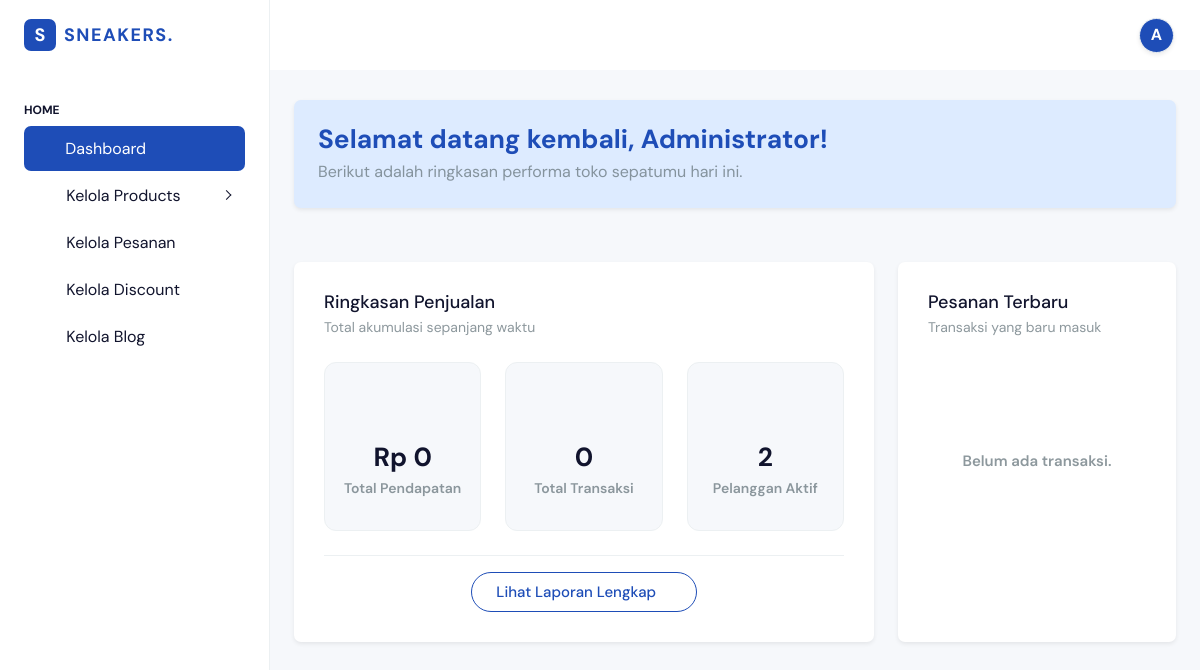
/admin/index.php (signed in), run on an earlier commit of the app's database.
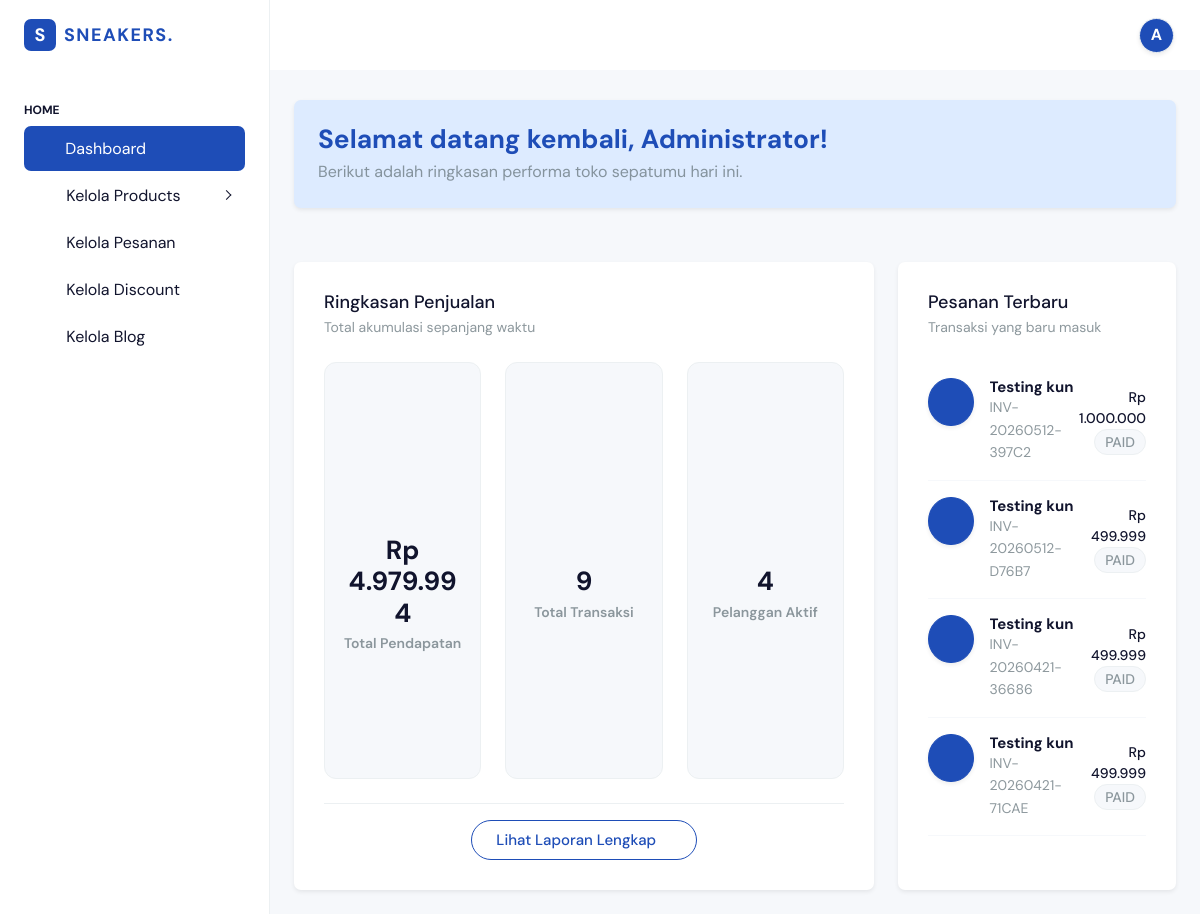
And on a later commit of the database.
### tables this page shows
CREATE TABLE `orders` (
  `id` bigint(20) UNSIGNED NOT NULL,
  `user_id` bigint(20) UNSIGNED NOT NULL,
  `voucher_id` bigint(20) UNSIGNED DEFAULT NULL,
  `invoice_number` varchar(255) NOT NULL,
  `total_price` decimal(8,2) NOT NULL,
  `discount_amount` decimal(8,2) DEFAULT NULL,
  `final_price` decimal(8,2) NOT NULL,
  `status` enum('PENDING','PAID','SHIPPED','COMPLETED') NOT NULL,
  `created_at` timestamp NULL DEFAULT NULL,
  `updated_at` timestamp NULL DEFAULT NULL,
  `snap_token` varchar(255) DEFAULT NULL
);

CREATE TABLE `users` (
  `id` bigint(20) UNSIGNED NOT NULL,
  `name` varchar(255) NOT NULL,
  `email` varchar(255) NOT NULL,
  `email_verified_at` timestamp NULL DEFAULT NULL,
  `password` varchar(255) NOT NULL,
  `role` varchar(255) NOT NULL DEFAULT 'customer',
  `remember_token` varchar(100) DEFAULT NULL,
  `created_at` timestamp NULL DEFAULT NULL,
  `updated_at` timestamp NULL DEFAULT NULL,
  `deleted_at` timestamp NULL DEFAULT NULL
);

### admin/index.php (the view, shortened to what the changed rows need)
<?php
require '../koneksi.php';
$stmt_sales = $pdo->query("SELECT SUM(final_price) FROM orders WHERE status != 'PENDING' AND status != 'CANCELLED'");
$total_sales = $stmt_sales->fetchColumn() ?: 0;
$stmt_orders = $pdo->query("SELECT COUNT(id) FROM orders WHERE status != 'CANCELLED'");
$total_orders = $stmt_orders->fetchColumn() ?: 0;
$stmt_users = $pdo->query("SELECT COUNT(id) FROM users WHERE role = 'customer'");
$total_users = $stmt_users->fetchColumn() ?: 0;
$stmt_recent = $pdo->query("
    SELECT orders.invoice_number, orders.final_price, orders.status, users.name AS customer_name
    FROM orders
    JOIN users ON orders.user_id = users.id
    ORDER BY orders.created_at DESC
    LIMIT 4
");
$recent_orders = $stmt_recent->fetchAll(PDO::FETCH_ASSOC);
function getStatusIconColor($status) {
    switch ($status) {
        case 'PAID': return 'btn-primary';
    }
}
function getStatusIcon($status) {
    switch ($status) {
        case 'PAID': return 'ti-box';
    }
}
?>
<?php
include 'layouts/header.php';
include 'layouts/navbar.php';
?>
<div class="row">
    <div class="col-lg-8">
      <div class="card w-100 shadow-sm border-0 h-100">
        <div class="card-body d-flex flex-column">
          <div class="row text-center flex-grow-1 align-items-stretch">
              <div class="col-md-4 mb-3 mb-md-0">
                  <div class="p-3 bg-light rounded-4 border h-100 d-flex flex-column justify-content-center">
                      <i class="ti ti-cash text-success mb-2" style="font-size: 2.5rem;"></i>
                      <h3 class="fw-bolder text-dark mb-1">Rp <?= number_format($total_sales, 0, ',', '.') ?></h3>
                      <p class="text-muted mb-0 fw-semibold fs-3">Total Pendapatan</p>
                  </div>
              </div>
              <div class="col-md-4 mb-3 mb-md-0">
                  <div class="p-3 bg-light rounded-4 border h-100 d-flex flex-column justify-content-center">
                      <i class="ti ti-shopping-cart text-primary mb-2" style="font-size: 2.5rem;"></i>
                      <h3 class="fw-bolder text-dark mb-1"><?= number_format($total_orders) ?></h3>
                      <p class="text-muted mb-0 fw-semibold fs-3">Total Transaksi</p>
                  </div>
              </div>
              <div class="col-md-4">
                  <div class="p-3 bg-light rounded-4 border h-100 d-flex flex-column justify-content-center">
                      <i class="ti ti-users text-info mb-2" style="font-size: 2.5rem;"></i>
                      <h3 class="fw-bolder text-dark mb-1"><?= number_format($total_users) ?></h3>
                      <p class="text-muted mb-0 fw-semibold fs-3">Pelanggan Aktif</p>
                  </div>
              </div>
          </div>
        </div>
      </div>
    </div>
    <div class="col-lg-4 mt-4 mt-lg-0">
      <div class="card overflow-hidden shadow-sm border-0 h-100">
        <div class="card-body pb-4">
          <?php if (count($recent_orders) > 0): ?>
              <?php foreach ($recent_orders as $ro): ?>
                  <div class="py-3 d-flex align-items-center border-bottom border-light">
                    <span class="btn <?= getStatusIconColor($ro['status']) ?> rounded-circle round-48 hstack justify-content-center shadow-sm">
                      <i class="ti <?= getStatusIcon($ro['status']) ?> fs-6"></i>
                    </span>
                    <div class="ms-3 flex-grow-1">
                      <h6 class="mb-0 fw-bolder text-dark text-truncate" style="max-width: 130px;"><?= htmlspecialchars($ro['customer_name']) ?></h6>
                      <span class="text-muted fs-3"><?= htmlspecialchars($ro['invoice_number']) ?></span>
                    </div>
                    <div class="ms-auto text-end">
                      <span class="d-block fw-bold text-dark fs-3">Rp <?= number_format($ro['final_price'], 0, ',', '.') ?></span>
                      <small class="badge bg-light text-muted border border-light-subtle rounded-pill fw-medium"><?= $ro['status'] ?></small>
                    </div>
                  </div>
              <?php endforeach; ?>
          <?php else: ?>
              <div class="text-center py-5">
                  <i class="ti ti-receipt text-muted mb-2" style="font-size: 2.5rem;"></i>
                  <p class="text-muted fw-semibold">Belum ada transaksi.</p>
              </div>
          <?php endif; ?>
        </div>
      </div>
    </div>
</div>
<?php
include 'layouts/footer.php';
?>

What changed in the data, as far as the page shows it:
added orders: user.name "Testing kun", invoice_number "INV-20260512-397C2", final_price "1.000.000", status "PAID"
added orders: user.name "Testing kun", invoice_number "INV-20260512-D76B7", final_price "499.999", status "PAID"
added orders: user.name "Testing kun", invoice_number "INV-20260421-36686", final_price "499.999", status "PAID"
added orders: user.name "Testing kun", invoice_number "INV-20260421-71CAE", final_price "499.999", status "PAID"
Also different on the page:
$total_sales: "0" → "4.979.994"
$total_orders: "0" → "9"
$total_users: "2" → "4"
text no longer shown: "Belum ada transaksi."
